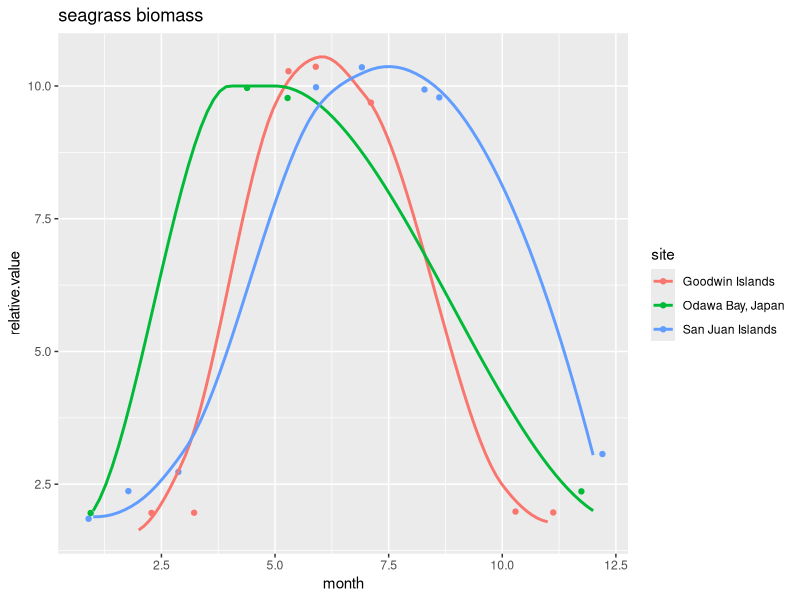

Here is the R script that generated this plot:
### plotting seasonal variation in seagrass events

library(readr)
library(tidyverse)
library(ggplot2)


data <- read_csv("sg.seasonality.data.csv")
head(data)

sgb <- data %>%
  filter(., variable == "seagrass shoot biomass") %>%
  group_by(site)

seasonality <-
  ggplot(sgb, aes(x = month, y = relative.value)) +
  geom_jitter(aes(x = month, y = relative.value, color = site), na.rm = TRUE) +
  geom_smooth(aes(x = month, y = relative.value, color = site), se = FALSE) +
  ggtitle("seagrass biomass")

seasonality

### ok, this will work to visualize the patterns. next step, try to get our (and others?) seasonal data into a figure...
